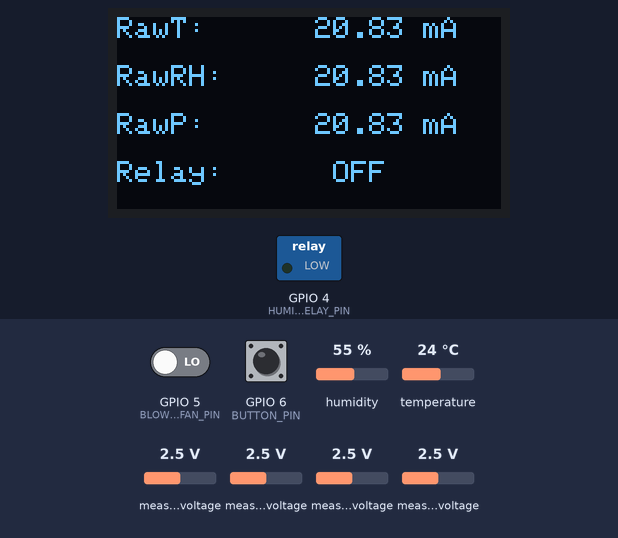
Bench run of a program on a simulated ESP32. On the bench: 128×64 one-colour display, switched loads named in the program (green lamp = pin HIGH). Inputs (shaded band) come from the test bench; at power-on: GPIO 6 (BUTTON_PIN) HIGH, measured voltage 2.5 V, GPIO 5 (BLOWER_FAN_PIN) LOW, humidity 55 %, temperature 24 °C. WiFi joins after 1.5 s; servers stay silent unless stated; the display library's start-up logo is not drawn; what the program prints to the serial monitor is not drawn.

Above: at 6.7 s.
6.8 s: GPIO 6 (BUTTON_PIN) pulled LOW for 0.15 s
At 7.34 s:
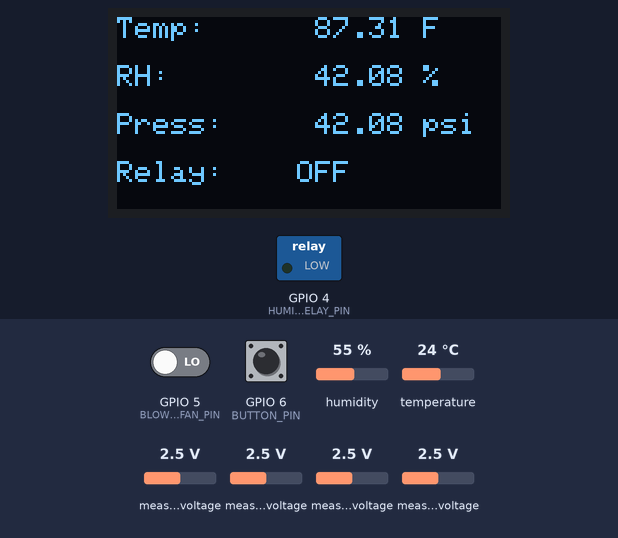
7.5 s: GPIO 6 (BUTTON_PIN) pulled LOW for 1 s
At 8.2 s:
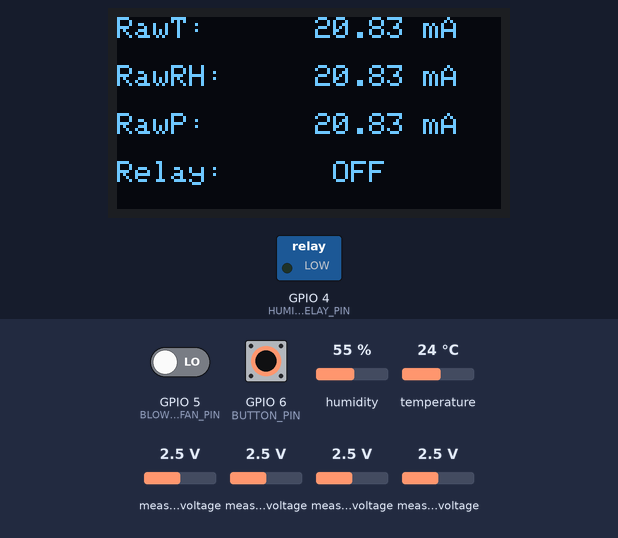
10.0 s: measured voltage (sensor 200) set to 1.2 V
At 11.3 s:
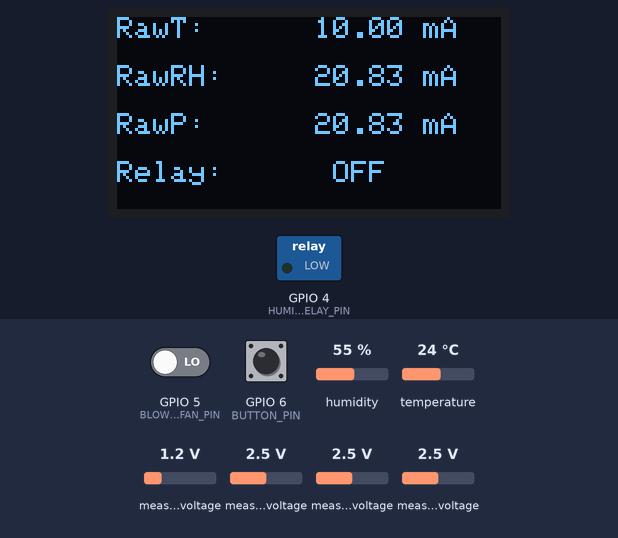
11.6 s: measured voltage (sensor 201) set to 0.1 V
At 12.9 s:
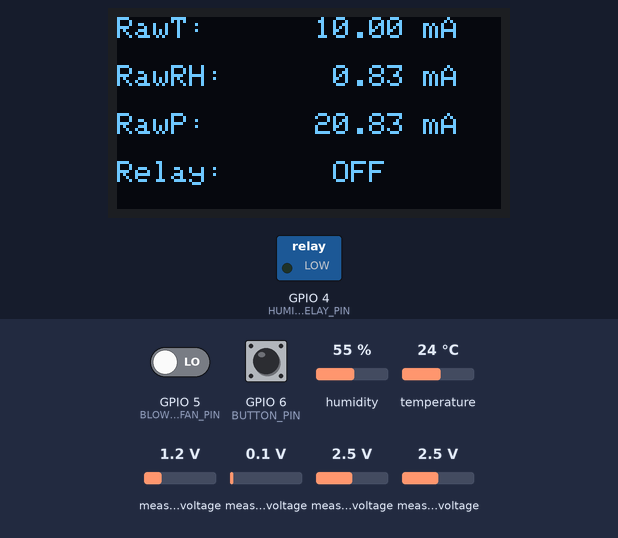
13.2 s: measured voltage (sensor 202) set to 0.1 V
At 14.3 s:
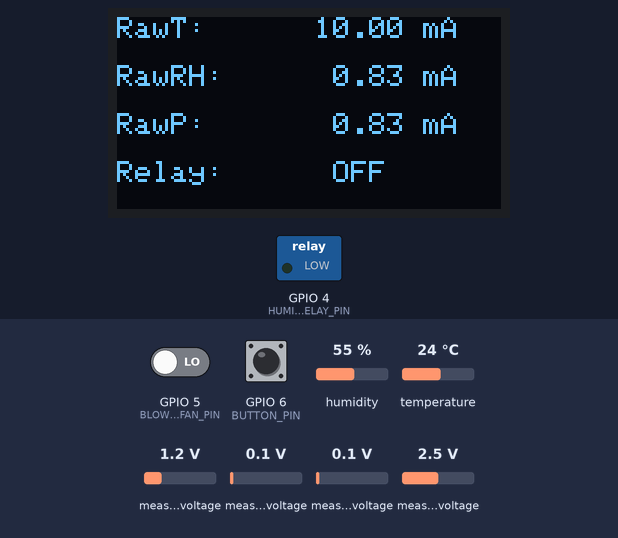
Timing chart, 0 to 16.2 s (numbered marks = the images above; inputs shaded):
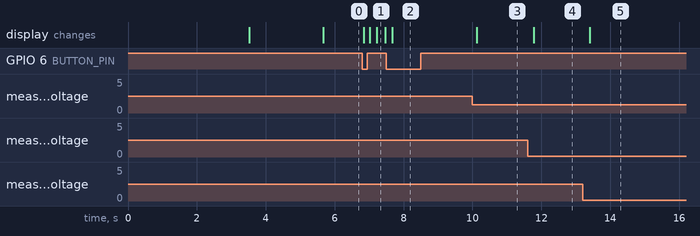

The program:

main.cpp
```cpp
/*LIBRARIES*/
/*===========================================*/
#include <Arduino.h>
#include <Wire.h>
#include <Adafruit_GFX.h>
#include <Adafruit_SSD1306.h>
#include <Adafruit_ADS1X15.h>
#include <Adafruit_AM2315.h>
// #include "Adafruit_INA3221.h"
#include <ESP8266WiFi.h>
// #include <PubSubClient.h>

/*DEFINITIONS & VARIABLES*/
/*===========================================*/
// OLED display settings
#define SCREEN_WIDTH 128
#define SCREEN_HEIGHT 64
#define SCREEN_ADDRESS 0x3C
Adafruit_SSD1306 display(SCREEN_WIDTH, SCREEN_HEIGHT, &Wire, -1);

// // INA3221 sensor
// Adafruit_INA3221 ina3221;

// ADS1115 ADS
Adafruit_ADS1115 ads; /* Use this for the 16-bit version */

// AM2315 Temp and RH Sensor
Adafruit_AM2315 am2315;

// WiFi and MQTT Configuration
const char *ssid = "Hallsten";
const char *password = "Spectrum600!";
// const char *mqtt_server = "Your_MQTT_BROKER_IP";
// const char *mqtt_user = "Your_MQTT_USERNAME";
// const char *mqtt_password = "Your_MQTT_PASSWORD";

// // MQTT Topics
// const char *tempTopic = "home/humidity_controller/temperature";
// const char *rhTopic = "home/humidity_controller/humidity";
// const char *pressureTopic = "home/humidity_controller/pressure";
// const char *relayTopic = "home/humidity_controller/relay_state";

// MQTT Client
WiFiClient espClient;
// PubSubClient client(espClient);

// Pins
#define BLOWER_FAN_PIN D4
#define HUMIDIFIER_RELAY_PIN D3
#define BUTTON_PIN D5
// #define ALRT_READY D6

// Calibration
#define TEMP_MIN_MA 4.0
#define TEMP_MAX_MA 20.0
#define TEMP_MIN_F 32.0
#define TEMP_MAX_F 212.0

#define RH_MIN_MA 4.0
#define RH_MAX_MA 20.0
#define RH_MIN 0.0
#define RH_MAX 100.0

#define PRESSURE_MIN_MA 4.0
#define PRESSURE_MAX_MA 20.0
#define PRESSURE_MIN_PSI 0.0
#define PRESSURE_MAX_PSI 100.0

#define TEMP_CAL_OFFSET -3.088
#define RH_CAL_OFFSET 0.0
#define PRESSURE_CAL_OFFSET 0.0

// Deadband and Setpoint
float humiditySetpoint = 50.0;
float deadband = 3.0;

// Global Variables
float temperature = 0.0;
float humidity = 0.0;
float pressure = 0.0;
float am2315Temperature = 0;
float am2315humidity = 0;
bool relayState = false;
unsigned long lastRelayToggleTime = 0;
const unsigned long relayToggleDelay = 30000;

// Timing variables
unsigned long lastSensorReadTime = 0;
unsigned long lastMqttPublishTime = 0;
unsigned long lastDisplayUpdateTime = 0;
unsigned long lastSerialUpdateTime = 0;
unsigned long lastAM2315ReadTime = 0;
const unsigned long sensorReadInterval = 100;
const unsigned long mqttPublishInterval = 5000;
const unsigned long displayUpdateInterval = 200;
const unsigned long SerialUpdateInterval = 20;
const unsigned long AM2315ReadInterval = 600;

// Moving average buffers
#define BUFFER_SIZE 40
float tempBuffer[BUFFER_SIZE] = {0};
float rhBuffer[BUFFER_SIZE] = {0};
float pressureBuffer[BUFFER_SIZE] = {0};
int bufferIndex = 0;
float tempCurrent = 0;
float rhCurrent = 0;
float pressureCurrent = 0;
float tempCurrentRaw = 0;
float rhCurrentRaw = 0;
float pressureCurrentRaw = 0;
float current3 = 0;
int16_t adc0, adc1, adc2, adc3;
float volts0, volts1, volts2, volts3;

// ISR Variables
volatile bool rawRead = false;               // Variable to toggle on button press
volatile unsigned long lastDebounceTime = 0; // Tracks the last debounce time
const unsigned long debounceDelay = 40;      // Debounce time in milliseconds
volatile bool new_data = false;              // Flag for new ADS Data Ready

/*SETUP FUNCTION DECLARATIONS*/
/*===========================================*/
void setupWiFi()
{
  delay(10);
  Serial.println();
  Serial.print("Connecting to WiFi: ");
  Serial.println(ssid);
  WiFi.begin(ssid, password);
  while (WiFi.status() != WL_CONNECTED)
  {
    delay(500);
    Serial.print(".");
  }
  Serial.println("WiFi connected!");
}

// void reconnectMQTT()
// {
//   while (!client.connected())
//   {
//     Serial.print("Attempting MQTT connection...");
//     if (client.connect("ESP8266Client", mqtt_user, mqtt_password))
//     {
//       Serial.println("connected");
//     }
//     else
//     {
//       Serial.print("failed, rc=");
//       Serial.print(client.state());
//       Serial.println(" try again in 5 seconds");
//       delay(5000);
//     }
//   }
// }

// Interrupt Service Routine (ISR) for button press
void IRAM_ATTR handleButtonPress()
{
  unsigned long currentTime = millis();
  // Check if debounce time has passed
  if (currentTime - lastDebounceTime > debounceDelay)
  {
    rawRead = !rawRead;             // Toggle the state of rawRead
    lastDebounceTime = currentTime; // Update the last debounce time
  }
}

// void IRAM_ATTR NewDataReadyISR()
// {
//   new_data = true;
// }

/*SETUP*/
/*===========================================*/
void setup()
{
  pinMode(BLOWER_FAN_PIN, INPUT);
  pinMode(HUMIDIFIER_RELAY_PIN, OUTPUT);
  pinMode(BUTTON_PIN, INPUT_PULLUP); // Use internal pull-up resistor
  // pinMode(ALRT_READY, INPUT_PULLUP);
  digitalWrite(HUMIDIFIER_RELAY_PIN, LOW);

  attachInterrupt(digitalPinToInterrupt(BUTTON_PIN), handleButtonPress, FALLING);
  // attachInterrupt(digitalPinToInterrupt(ALRT_READY), NewDataReadyISR, FALLING);

  Serial.begin(115200);
  setupWiFi();
  // client.setServer(mqtt_server, 1883);

  // INA3221 Setup
  // if (!ina3221.begin())
  // {
  //   Serial.println("Failed to initialize INA3221!");
  //   while (true)
  //     ;
  // }
  // ina3221.setShuntResistance(0, 120);
  // ina3221.setShuntResistance(1, 120);
  // ina3221.setShuntResistance(2, 120);
  // ina3221.setAveragingMode(INA3221_AVG_4_SAMPLES);
  // ina3221.setShuntVoltageConvTime(INA3221_CONVTIME_8MS);

  // ADS1115 Setup
  if (!ads.begin())
  {
    Serial.println("Failed to initialize ADS.");
    while (1)
      ;
  }
  ads.setDataRate(RATE_ADS1115_860SPS);

  // AM2315 Setup
  Serial.println("AM2315 Test!");
  if (!am2315.begin())
  {
    Serial.println("Sensor not found, check wiring & pullups!");
    while (1)
      ;
  }
  delay(2000);

  Serial.println(F("SSD Setup"));
  if (!display.begin(SSD1306_SWITCHCAPVCC, 0x3C))
  {
    Serial.println(F("SSD1306 allocation failed"));
    while (true)
      Serial.println(F("shit"));
    ;
  }
  display.display();
  delay(2000);
  display.clearDisplay();
  Serial.println(F("finished SSD1306 setup"));
}

/*LOOP FUNCTION DECLARATIONS*/
/*===========================================*/
float analogScaling(float input, float inputMin, float inputMax, float outputMin, float outputMax, float calOffset)
{
  return (input - inputMin) * (outputMax - outputMin) / (inputMax - inputMin) + outputMin + calOffset;
}

float calculateAverage(float *buffer, int size)
{
  float sum = 0;
  for (int i = 0; i < size; i++)
  {
    sum += buffer[i];
  }
  return sum / size;
}

void readSensors()
{
  // tempCurrent = 1000 * ina3221.getCurrentAmps(0);     // Channel 1
  // rhCurrent = 1000 * ina3221.getCurrentAmps(1);       // Channel 2
  // pressureCurrent = 1000 * ina3221.getCurrentAmps(2); // Channel 3

  adc0 = ads.readADC_SingleEnded(0);
  adc1 = ads.readADC_SingleEnded(1);
  adc2 = ads.readADC_SingleEnded(2);
  adc3 = ads.readADC_SingleEnded(3);

  volts0 = ads.computeVolts(adc0);
  volts1 = ads.computeVolts(adc1);
  volts2 = ads.computeVolts(adc2);
  volts3 = ads.computeVolts(adc3);

  tempCurrentRaw = (1000 * volts0) / 120;
  rhCurrentRaw = (1000 * volts1) / 120;
  pressureCurrentRaw = (1000 * volts2) / 120;
  current3 = (1000 * volts3) / 120;

  tempBuffer[bufferIndex] = analogScaling(tempCurrentRaw, TEMP_MIN_MA, TEMP_MAX_MA, TEMP_MIN_F, TEMP_MAX_F, TEMP_CAL_OFFSET);
  rhBuffer[bufferIndex] = analogScaling(rhCurrentRaw, RH_MIN_MA, RH_MAX_MA, RH_MIN, RH_MAX, RH_CAL_OFFSET);
  pressureBuffer[bufferIndex] = analogScaling(pressureCurrentRaw, PRESSURE_MIN_MA, PRESSURE_MAX_MA, PRESSURE_MIN_PSI, PRESSURE_MAX_PSI, PRESSURE_CAL_OFFSET);

  temperature = calculateAverage(tempBuffer, BUFFER_SIZE);
  humidity = calculateAverage(rhBuffer, BUFFER_SIZE);
  pressure = calculateAverage(pressureBuffer, BUFFER_SIZE);

  bufferIndex = (bufferIndex + 1) % BUFFER_SIZE;
}

void readAM2315()
{
  if (!am2315.readTemperatureAndHumidity(&temperature, &humidity))
  {
    Serial.println("Failed to read data from AM2315");
    return;
  }
}

void updateRelay()
{
  unsigned long currentTime = millis();

  // Check if the blower fan is on and if enough time has passed since the last toggle
  if (digitalRead(BLOWER_FAN_PIN) == HIGH && currentTime - lastRelayToggleTime >= relayToggleDelay)
  {
    float lowerLimit = humiditySetpoint - deadband;
    float upperLimit = humiditySetpoint + deadband;

    // Turn relay ON if humidity is below lower limit
    if (!relayState && humidity < lowerLimit)
    {
      relayState = true;
      digitalWrite(HUMIDIFIER_RELAY_PIN, HIGH);
      lastRelayToggleTime = currentTime;
      Serial.println("Relay On");
    }

    // Turn relay OFF if humidity is above upper limit
    else if (relayState && humidity > upperLimit)
    {
      relayState = false;
      digitalWrite(HUMIDIFIER_RELAY_PIN, LOW);
      lastRelayToggleTime = currentTime;
      Serial.println("Relay Off");
    }
  }
}

void updateDisplay()
{
  if (rawRead)
  {
    display.clearDisplay();
    display.setTextSize(1.5);
    display.setTextColor(SSD1306_WHITE);

    display.setCursor(0, 0);
    display.print("Temp:");
    display.setCursor(60, 0);
    display.printf("%6.2f F", temperature);

    display.setCursor(0, 16);
    display.print("RH:");
    display.setCursor(60, 16);
    display.printf("%6.2f %%", humidity);

    display.setCursor(0, 32);
    display.print("Press:");
    display.setCursor(60, 32);
    display.printf("%6.2f psi", pressure);

    display.setCursor(0, 48);
    display.print("Relay:");
    display.setCursor(60, 48);
    display.print(relayState ? "ON" : "OFF");

    display.display();
  }
  else
  {
    display.clearDisplay();
    display.setTextSize(1.5);
    display.setTextColor(SSD1306_WHITE);

    display.setCursor(0, 0);
    display.print("RawT:");
    display.setCursor(60, 0);
    display.printf("%6.2f mA", tempCurrentRaw);

    display.setCursor(0, 16);
    display.print("RawRH:");
    display.setCursor(60, 16);
    display.printf("%6.2f mA", rhCurrentRaw);

    display.setCursor(0, 32);
    display.print("RawP:");
    display.setCursor(60, 32);
    display.printf("%6.2f mA", pressureCurrentRaw);

    display.setCursor(0, 48);
    display.print("Relay:");
    display.setCursor(60, 48);
    display.print(relayState ? "  ON" : "  OFF");

    display.display();
  }
}

void serialDisplay()
{
  Serial.println("-----------------------------------------------------------");
  Serial.print("AIN0: ");
  Serial.print(adc0);
  Serial.print("  ");
  Serial.print(volts0, 4);
  Serial.print("mV");
  Serial.print("  ");
  Serial.print("T(mA): ");
  Serial.print(tempCurrentRaw);
  Serial.print("  ");
  Serial.print("T: ");
  Serial.println(temperature);

  Serial.print("AIN1: ");
  Serial.print(adc1);
  Serial.print("  ");
  Serial.print(volts1, 4);
  Serial.print("mV");
  Serial.print("  ");
  Serial.print("RH(mA): ");
  Serial.print(rhCurrentRaw);
  Serial.print("  ");
  Serial.print("RH: ");
  Serial.println(humidity);

  Serial.print("AIN2: ");
  Serial.print(adc2);
  Serial.print("  ");
  Serial.print(volts2, 4);
  Serial.print("mV");
  Serial.print("  ");
  Serial.print("RH(mA): ");
  Serial.print(pressureCurrentRaw);
  Serial.print("  ");
  Serial.print("RH: ");
  Serial.println(pressure);

  Serial.print("AIN3: ");
  Serial.print(adc3);
  Serial.print("  ");
  Serial.print(volts3);
  Serial.println("V");

  Serial.print("Temp *C: ");
  Serial.print(am2315Temperature);
  Serial.print("RH %: ");
  Serial.println(am2315humidity);
}

// void publishToMQTT()
// {
//   if (!client.connected())
//   {
//     reconnectMQTT();
//   }
//   client.loop();
//   client.publish(tempTopic, String(temperature).c_str(), true);
//   client.publish(rhTopic, String(humidity).c_str(), true);
//   client.publish(pressureTopic, String(pressure).c_str(), true);
//   client.publish(relayTopic, relayState ? "ON" : "OFF", true);
// }

/*LOOP*/
/*===========================================*/
void loop()
{
  unsigned long currentTime = millis();

  // Sensors reading
  if (currentTime - lastSensorReadTime >= sensorReadInterval)
  {
    lastSensorReadTime = currentTime;
    readSensors();
    updateRelay();
  }

  // AM2315 reading
  if (currentTime - lastAM2315ReadTime >= AM2315ReadInterval)
  {
    lastAM2315ReadTime = currentTime;
    readAM2315();
  }

  // MQTT Broker
  // if (currentTime - lastMqttPublishTime >= mqttPublishInterval)
  // {
  //   lastMqttPublishTime = currentTime;
  //   publishToMQTT();
  // }

  // Display
  if (currentTime - lastDisplayUpdateTime >= displayUpdateInterval)
  {
    lastDisplayUpdateTime = currentTime;
    updateDisplay();
  }

  // Serial
  if (currentTime - lastSerialUpdateTime >= displayUpdateInterval)
  {
    lastSerialUpdateTime = currentTime;
    serialDisplay();
  }

  // Button state
  static bool lastState = rawRead;
  if (rawRead != lastState)
  {
    lastState = rawRead;
  }
}
```

Measured:
- after the input at 6.8 s, the display: first changes after 0.05 s (image 1 shows a later state)
- after the input at 7.5 s, the display: changes after 0.17 s (image 2)
- after the input at 10.0 s, the display: changes after 0.13 s (image 3)
- after the input at 11.6 s, the display: changes after 0.18 s (image 4)
- after the input at 13.2 s, the display: changes after 0.21 s (image 5)
